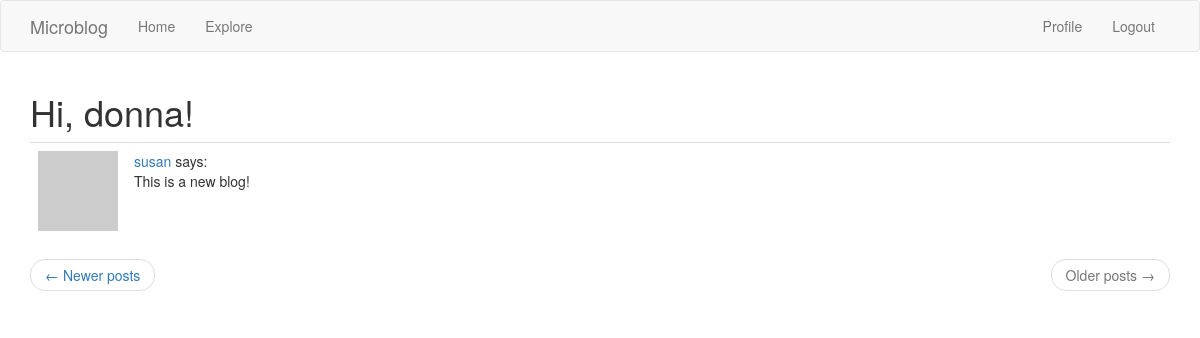
The app's page /explore?page=2 (signed in), older data.
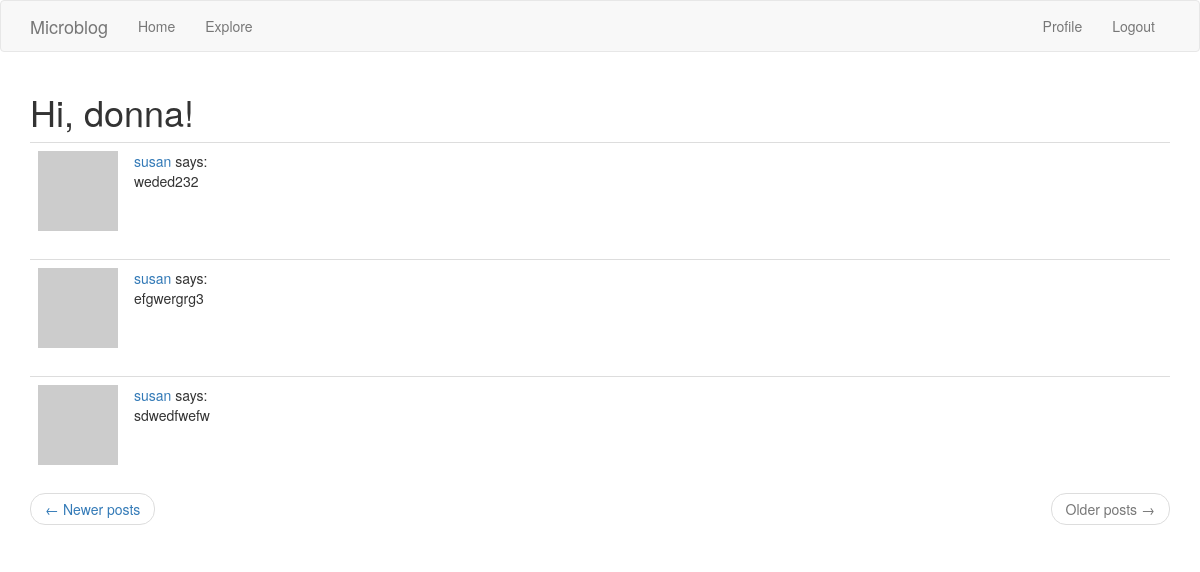
The same page, newer data.
### app/models.py (models this page shows, shortened)
class Post(db.Model):
    id = db.Column(db.Integer, primary_key=True)
    body = db.Column(db.String(140))
    timestamp = db.Column(db.DateTime, index=True, default=datetime.utcnow)
    user_id = db.Column(db.Integer, db.ForeignKey('user.id'))

class User(UserMixin,db.Model):
    id = db.Column(db.Integer, primary_key=True)
    username = db.Column(db.String(64), index=True, unique=True)
    email = db.Column(db.String(120), index=True, unique=True)
    password_hash = db.Column(db.String(128))
    posts = db.relationship('Post', backref='author', lazy='dynamic')
    about_me = db.Column(db.String(140))
    last_seen = db.Column(db.DateTime, default=datetime.utcnow)
    followed = db.relationship(
    'User', secondary=followers,
    primaryjoin=(followers.c.follower_id == id),
    secondaryjoin=(followers.c.followed_id == id),
    backref=db.backref('followers', lazy='dynamic'), lazy='dynamic')
    def avatar(self, size):
        digest = md5(self.email.lower().encode('utf-8')).hexdigest()
        return 'https://www.gravatar.com/avatar/{}?d=identicon&s={}'.format(
            digest, size)

### app/routes.py (the view)
@app.route('/explore')
@login_required
def explore():
    page = request.args.get('page', 1, type=int)
    posts = Post.query.order_by(Post.timestamp.desc()).paginate(
        page, app.config['POSTS_PER_PAGE'], False)
    next_url = url_for('explore', page=posts.next_num) \
        if posts.has_next else None
    prev_url = url_for('explore', page=posts.prev_num) \
        if posts.has_prev else None
    return render_template("index.html", title='Explore', posts=posts.items,
                          next_url=next_url, prev_url=prev_url)

### app/models.py (called while the page is built)
@login.user_loader
def load_user(id):
    return User.query.get(int(id))

### app/routes.py (called while the page is built)
@app.before_request
def before_request():
    if current_user.is_authenticated:
        current_user.last_seen = datetime.utcnow()
        db.session.commit()

### app/templates/index.html (shortened to what this page needs)
{% extends "base.html" %}
{% import 'bootstrap/wtf.html' as wtf %}
{% block app_content %}
    <h1>Hi, {{ current_user.username }}!</h1>
    {% for post in posts %}
        {% include '_post.html' %}
    {% endfor %}
    <nav aria-label="...">
        <ul class="pager">
            <li class="previous{% if not prev_url %} disabled{% endif %}">
                <a href="{{ prev_url or '#' }}">
                    <span aria-hidden="true">&larr;</span> Newer posts
                </a>
            </li>
            <li class="next{% if not next_url %} disabled{% endif %}">
                <a href="{{ next_url or '#' }}">
                    Older posts <span aria-hidden="true">&rarr;</span>
                </a>
            </li>
        </ul>
    </nav>
{% endblock %}

### app/templates/_post.html
    <table class="table table-hover">
        <tr>
            <td width="70px">
                <a href="{{ url_for('user', username=post.author.username) }}">
                    <img src="{{ post.author.avatar(70) }}" />
                </a>
            </td>
            <td>
                <a href="{{ url_for('user', username=post.author.username) }}">
                    {{ post.author.username }}
                </a>
                says:
                <br>
                {{ post.body }}
            </td>
        </tr>
    </table>

Row changes from the older to the newer data that the page shows:
now on this page (row edited): Post: author.username "susan", body "weded232"
now on this page (row edited): Post: author.username "susan", body "efgwergrg3"
changed Post: body "This is a new blog!" → "sdwedfwefw"
